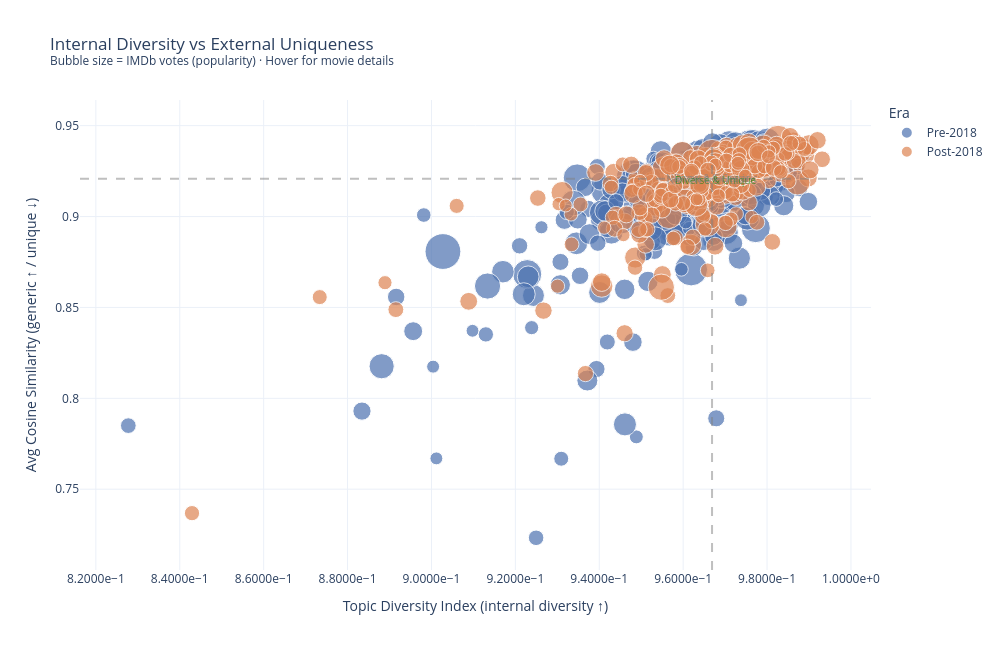

The notebook cell saved with this chart:
### Markdown cell above
## 16. Interactive Plot

### Code cell
plot_data = df[["title", "TDI", "mean_cosine_similarity",
                    "averageRating", "numVotes", "genres", "startYear"]].dropna(
                    subset=["TDI", "mean_cosine_similarity"])

plot_data["startYear"]  = pd.to_numeric(plot_data["startYear"], errors="coerce")
plot_data["numVotes"]   = pd.to_numeric(plot_data["numVotes"],  errors="coerce")
plot_data["era"]        = np.where(plot_data["startYear"] < 2018, "Pre-2018", "Post-2018")

# Size bubbles by numVotes (popularity)
plot_data["bubble_size"] = (plot_data["numVotes"].fillna(1000) / plot_data["numVotes"].max() * 40 + 4)

fig = px.scatter(
    plot_data,
    x="TDI",
    y="mean_cosine_similarity",
    color="era",
    size="bubble_size",
    size_max=30,
    hover_name="title",
    hover_data={
        "TDI": ":.5f",
        "mean_cosine_similarity":  ":.5f",
        "averageRating":          True,
        "numVotes":               ":,.0f",
        "genres":                 True,
        "startYear":              True,
        "bubble_size":            False,
        "era":                    False,
    },
    color_discrete_map={"Pre-2018": "#4C72B0", "Post-2018": "#DD8452"},
    labels={
        "TDI": "Topic Diversity Index (internal diversity ↑)",
        "mean_cosine_similarity":  "Avg Cosine Similarity (generic ↑ / unique ↓)",
    },
    title="Internal Diversity vs External Uniqueness<br><sup>Bubble size = IMDb votes (popularity) · Hover for movie details</sup>",
)

# Add quadrant lines at medians
med_x = plot_data["TDI"].median()
med_y = plot_data["mean_cosine_similarity"].median()

fig.add_vline(x=med_x, line_dash="dash", line_color="gray", opacity=0.5)
fig.add_hline(y=med_y, line_dash="dash", line_color="gray", opacity=0.5)

# Quadrant labels
quadrants = [
    (med_x * 1.001, med_y * 1.0005, "Diverse & Generic",   "gray"),
    (med_x * 0.999, med_y * 1.0005, "Narrow & Generic",    "gray"),
    (med_x * 1.001, med_y * 0.9995, "Diverse & Unique",  "green"),
    (med_x * 0.999, med_y * 0.9995, "Narrow & Unique",     "gray"),
]
for x, y, label, color in quadrants:
    fig.add_annotation(x=x, y=y, text=label, showarrow=False,
                       font=dict(size=10, color=color), opacity=0.6)

fig.update_layout(
    width=1000, height=650,
    legend_title="Era",
    xaxis=dict(tickformat=".4e"),
    hoverlabel=dict(bgcolor="white", font_size=12),
    template="plotly_white",
)

fig.write_html("/tmp/cosine_scatter_interactive.html")
fig.show()

### Figure 1 — Plotly figure (JSON) as saved in the notebook; plotly's stock layout.template omitted (floating-point values rounded to 4 significant figures; data arrays with more than 128 entries replaced by an {"elided": "..."} marker saying what was removed)
{"data": [{"customdata": {"elided": "404x6 mixed values"}, "hovertemplate": "<b>%{hovertext}</b><br><br>Topic Diversity Index (internal diversity ↑)=%{x:.5f}<br>Avg Cosine Similarity (generic ↑ / unique ↓)=%{y:.5f}<br>averageRating=%{customdata[0]}<br>numVotes=%{customdata[1]:,.0f}<br>genres=%{customdata[2]}<br>startYear=%{customdata[3]}<extra></extra>", "hovertext": {"elided": "404 str values"}, "legendgroup": "Pre-2018", "marker": {"color": "#4C72B0", "size": {"elided": "404 float values"}, "sizemode": "area", "sizeref": 0.04889, "symbol": "circle"}, "mode": "markers", "name": "Pre-2018", "orientation": "v", "showlegend": true, "type": "scatter", "x": {"elided": "404 float values"}, "xaxis": "x", "y": {"elided": "404 float values"}, "yaxis": "y"}, {"customdata": {"elided": "332x6 mixed values"}, "hovertemplate": "<b>%{hovertext}</b><br><br>Topic Diversity Index (internal diversity ↑)=%{x:.5f}<br>Avg Cosine Similarity (generic ↑ / unique ↓)=%{y:.5f}<br>averageRating=%{customdata[0]}<br>numVotes=%{customdata[1]:,.0f}<br>genres=%{customdata[2]}<br>startYear=%{customdata[3]}<extra></extra>", "hovertext": {"elided": "332 str values"}, "legendgroup": "Post-2018", "marker": {"color": "#DD8452", "size": {"elided": "332 float values"}, "sizemode": "area", "sizeref": 0.04889, "symbol": "circle"}, "mode": "markers", "name": "Post-2018", "orientation": "v", "showlegend": true, "type": "scatter", "x": {"elided": "332 float values"}, "xaxis": "x", "y": {"elided": "332 float values"}, "yaxis": "y"}], "layout": {"annotations": [{"font": {"color": "gray", "size": 10}, "opacity": 0.6, "showarrow": false, "text": "Diverse & Generic", "x": 0.9679, "y": 0.9213}, {"font": {"color": "gray", "size": 10}, "opacity": 0.6, "showarrow": false, "text": "Narrow & Generic", "x": 0.9659, "y": 0.9213}, {"font": {"color": "green", "size": 10}, "opacity": 0.6, "showarrow": false, "text": "Diverse & Unique", "x": 0.9679, "y": 0.9204}, {"font": {"color": "gray", "size": 10}, "opacity": 0.6, "showarrow": false, "text": "Narrow & Unique", "x": 0.9659, "y": 0.9204}], "height": 650, "hoverlabel": {"bgcolor": "white", "font": {"size": 12}}, "legend": {"itemsizing": "constant", "title": {"text": "Era"}, "tracegroupgap": 0}, "shapes": [{"line": {"color": "gray", "dash": "dash"}, "opacity": 0.5, "type": "line", "x0": 0.9669, "x1": 0.9669, "xref": "x", "y0": 0, "y1": 1, "yref": "y domain"}, {"line": {"color": "gray", "dash": "dash"}, "opacity": 0.5, "type": "line", "x0": 0, "x1": 1, "xref": "x domain", "y0": 0.9208, "y1": 0.9208, "yref": "y"}], "title": {"text": "Internal Diversity vs External Uniqueness<br><sup>Bubble size = IMDb votes (popularity) · Hover for movie details</sup>"}, "width": 1000, "xaxis": {"anchor": "y", "domain": [0, 1], "tickformat": ".4e", "title": {"text": "Topic Diversity Index (internal diversity ↑)"}}, "yaxis": {"anchor": "x", "domain": [0, 1], "title": {"text": "Avg Cosine Similarity (generic ↑ / unique ↓)"}}}}
